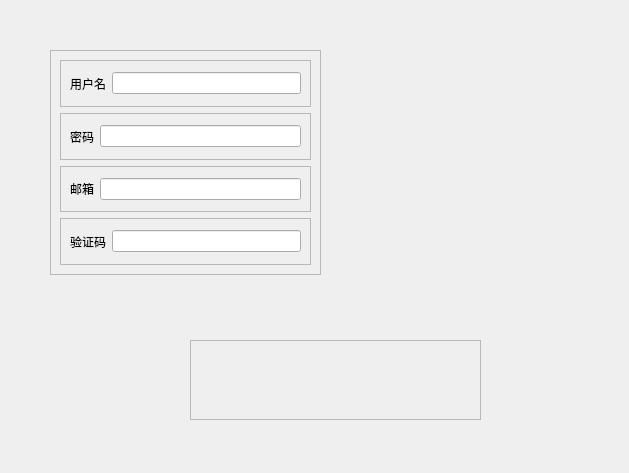
<?xml version="1.0" encoding="UTF-8"?>
<ui version="4.0">
 <class>signUp</class>
 <widget class="QWidget" name="signUp">
  <property name="geometry">
   <rect>
    <x>0</x>
    <y>0</y>
    <width>629</width>
    <height>473</height>
   </rect>
  </property>
  <property name="windowTitle">
   <string>Form</string>
  </property>
  <widget class="QFrame" name="frame_3">
   <property name="geometry">
    <rect>
     <x>50</x>
     <y>50</y>
     <width>271</width>
     <height>225</height>
    </rect>
   </property>
   <property name="frameShape">
    <enum>QFrame::StyledPanel</enum>
   </property>
   <property name="frameShadow">
    <enum>QFrame::Raised</enum>
   </property>
   <layout class="QVBoxLayout" name="verticalLayout">
    <item>
     <widget class="QFrame" name="frame">
      <property name="frameShape">
       <enum>QFrame::StyledPanel</enum>
      </property>
      <property name="frameShadow">
       <enum>QFrame::Raised</enum>
      </property>
      <layout class="QHBoxLayout" name="horizontalLayout">
       <item>
        <widget class="QLabel" name="label">
         <property name="text">
          <string>用户名</string>
         </property>
        </widget>
       </item>
       <item>
        <widget class="QLineEdit" name="lineEdit"/>
       </item>
      </layout>
     </widget>
    </item>
    <item>
     <widget class="QFrame" name="frame_2">
      <property name="frameShape">
       <enum>QFrame::StyledPanel</enum>
      </property>
      <property name="frameShadow">
       <enum>QFrame::Raised</enum>
      </property>
      <layout class="QHBoxLayout" name="horizontalLayout_2">
       <item>
        <widget class="QLabel" name="label_2">
         <property name="text">
          <string>密码</string>
         </property>
        </widget>
       </item>
       <item>
        <widget class="QLineEdit" name="lineEdit_2"/>
       </item>
      </layout>
     </widget>
    </item>
    <item>
     <widget class="QFrame" name="frame_4">
      <property name="frameShape">
       <enum>QFrame::StyledPanel</enum>
      </property>
      <property name="frameShadow">
       <enum>QFrame::Raised</enum>
      </property>
      <layout class="QHBoxLayout" name="horizontalLayout_3">
       <item>
        <widget class="QLabel" name="label_3">
         <property name="text">
          <string>邮箱</string>
         </property>
        </widget>
       </item>
       <item>
        <widget class="QLineEdit" name="lineEdit_3"/>
       </item>
      </layout>
     </widget>
    </item>
    <item>
     <widget class="QFrame" name="frame_5">
      <property name="frameShape">
       <enum>QFrame::StyledPanel</enum>
      </property>
      <property name="frameShadow">
       <enum>QFrame::Raised</enum>
      </property>
      <layout class="QHBoxLayout" name="horizontalLayout_4">
       <item>
        <widget class="QLabel" name="label_4">
         <property name="text">
          <string>验证码</string>
         </property>
        </widget>
       </item>
       <item>
        <widget class="QLineEdit" name="lineEdit_4"/>
       </item>
      </layout>
     </widget>
    </item>
   </layout>
  </widget>
  <widget class="QFrame" name="frame_6">
   <property name="geometry">
    <rect>
     <x>190</x>
     <y>340</y>
     <width>291</width>
     <height>80</height>
    </rect>
   </property>
   <property name="frameShape">
    <enum>QFrame::StyledPanel</enum>
   </property>
   <property name="frameShadow">
    <enum>QFrame::Raised</enum>
   </property>
  </widget>
 </widget>
 <resources/>
 <connections/>
</ui>
